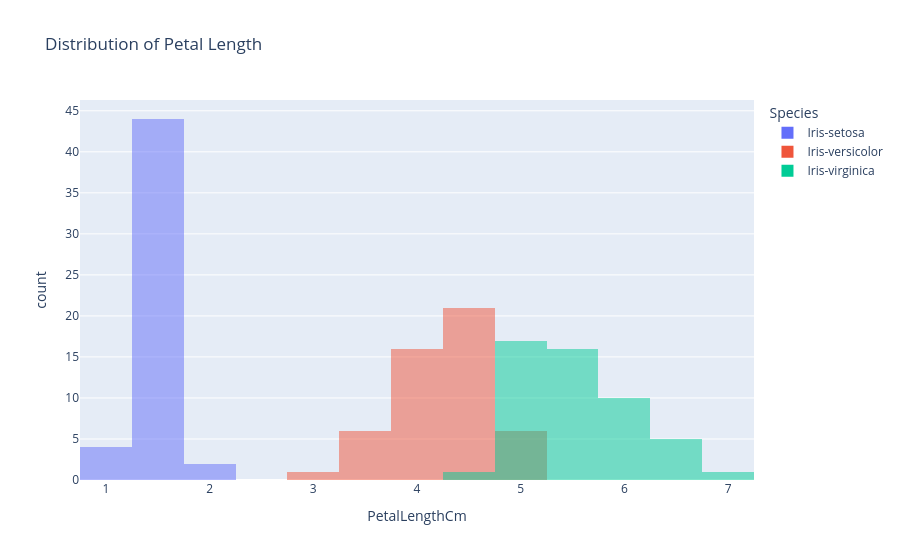

Notebook code cell kept with this figure:
### Code cell
fig = px.histogram(df, x='PetalLengthCm', color='Species',
                   title='Distribution of Petal Length', barmode='overlay')
fig.show()

### Figure 1 — Plotly figure (JSON) as saved in the notebook; plotly's stock layout.template omitted (floating-point values rounded to 4 significant figures)
{"data": [{"bingroup": "x", "hovertemplate": "Species=Iris-setosa<br>PetalLengthCm=%{x}<br>count=%{y}<extra></extra>", "legendgroup": "Iris-setosa", "marker": {"color": "#636efa", "opacity": 0.5, "pattern": {"shape": ""}}, "name": "Iris-setosa", "orientation": "v", "showlegend": true, "type": "histogram", "x": [1.4, 1.4, 1.3, 1.5, 1.4, 1.7, 1.4, 1.5, 1.4, 1.5, 1.5, 1.6, 1.4, 1.1, 1.2, 1.5, 1.3, 1.4, 1.7, 1.5, 1.7, 1.5, 1.0, 1.7, 1.9, 1.6, 1.6, 1.5, 1.4, 1.6, 1.6, 1.5, 1.5, 1.4, 1.5, 1.2, 1.3, 1.5, 1.3, 1.5, 1.3, 1.3, 1.3, 1.6, 1.9, 1.4, 1.6, 1.4, 1.5, 1.4], "xaxis": "x", "yaxis": "y"}, {"bingroup": "x", "hovertemplate": "Species=Iris-versicolor<br>PetalLengthCm=%{x}<br>count=%{y}<extra></extra>", "legendgroup": "Iris-versicolor", "marker": {"color": "#EF553B", "opacity": 0.5, "pattern": {"shape": ""}}, "name": "Iris-versicolor", "orientation": "v", "showlegend": true, "type": "histogram", "x": [4.7, 4.5, 4.9, 4.0, 4.6, 4.5, 4.7, 3.3, 4.6, 3.9, 3.5, 4.2, 4.0, 4.7, 3.6, 4.4, 4.5, 4.1, 4.5, 3.9, 4.8, 4.0, 4.9, 4.7, 4.3, 4.4, 4.8, 5.0, 4.5, 3.5, 3.8, 3.7, 3.9, 5.1, 4.5, 4.5, 4.7, 4.4, 4.1, 4.0, 4.4, 4.6, 4.0, 3.3, 4.2, 4.2, 4.2, 4.3, 3.0, 4.1], "xaxis": "x", "yaxis": "y"}, {"bingroup": "x", "hovertemplate": "Species=Iris-virginica<br>PetalLengthCm=%{x}<br>count=%{y}<extra></extra>", "legendgroup": "Iris-virginica", "marker": {"color": "#00cc96", "opacity": 0.5, "pattern": {"shape": ""}}, "name": "Iris-virginica", "orientation": "v", "showlegend": true, "type": "histogram", "x": [6.0, 5.1, 5.9, 5.6, 5.8, 6.6, 4.5, 6.3, 5.8, 6.1, 5.1, 5.3, 5.5, 5.0, 5.1, 5.3, 5.5, 6.7, 6.9, 5.0, 5.7, 4.9, 6.7, 4.9, 5.7, 6.0, 4.8, 4.9, 5.6, 5.8, 6.1, 6.4, 5.6, 5.1, 5.6, 6.1, 5.6, 5.5, 4.8, 5.4, 5.6, 5.1, 5.1, 5.9, 5.7, 5.2, 5.0, 5.2, 5.4, 5.1], "xaxis": "x", "yaxis": "y"}], "layout": {"barmode": "overlay", "legend": {"title": {"text": "Species"}, "tracegroupgap": 0}, "title": {"text": "Distribution of Petal Length"}, "xaxis": {"anchor": "y", "domain": [0, 1], "title": {"text": "PetalLengthCm"}}, "yaxis": {"anchor": "x", "domain": [0, 1], "title": {"text": "count"}}}}
